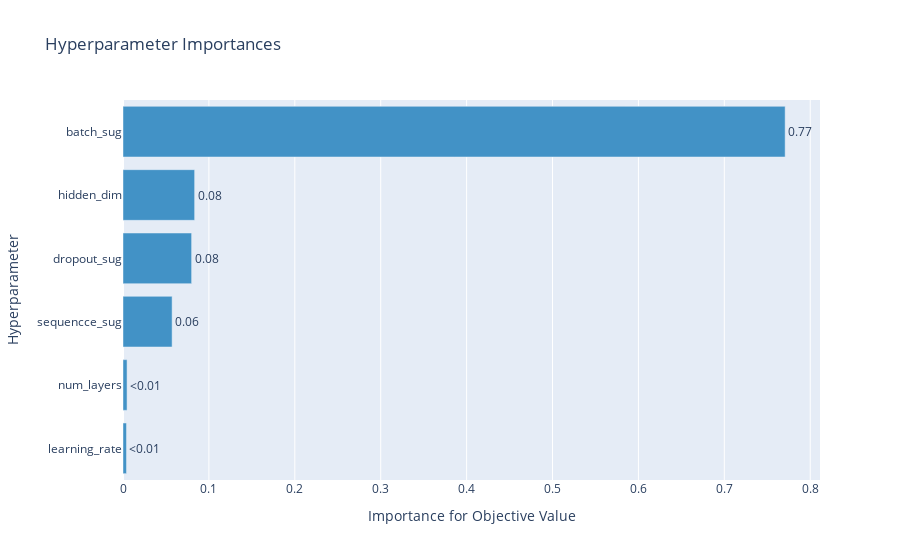

Here is the notebook cell this chart was saved with:
### Code cell
# Plotting Parameter Importance
param_importance_plot = vis.plot_param_importances(study)
param_importance_plot.show()

### Figure 1 — Plotly figure (JSON) as saved in the notebook; plotly's stock layout.template omitted (floating-point values rounded to 4 significant figures)
{"data": [{"cliponaxis": false, "hovertemplate": ["learning_rate (FloatDistribution): 0.00403499679386755<extra></extra>", "num_layers (IntDistribution): 0.004722838622346269<extra></extra>", "sequencce_sug (IntDistribution): 0.05716454394115807<extra></extra>", "dropout_sug (FloatDistribution): 0.07987677333449125<extra></extra>", "hidden_dim (IntDistribution): 0.08337998636403005<extra></extra>", "batch_sug (CategoricalDistribution): 0.7708208609441066<extra></extra>"], "marker": {"color": "rgb(66,146,198)"}, "orientation": "h", "text": ["<0.01", "<0.01", "0.06", "0.08", "0.08", "0.77"], "textposition": "outside", "type": "bar", "x": [0.004035, 0.004723, 0.05716, 0.07988, 0.08338, 0.7708], "y": ["learning_rate", "num_layers", "sequencce_sug", "dropout_sug", "hidden_dim", "batch_sug"]}], "layout": {"showlegend": false, "title": {"text": "Hyperparameter Importances"}, "xaxis": {"title": {"text": "Importance for Objective Value"}}, "yaxis": {"title": {"text": "Hyperparameter"}}}}
